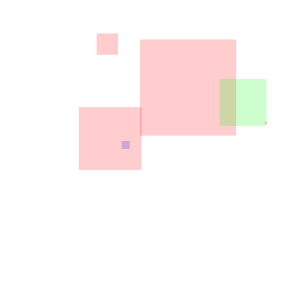
Frame 1 (no input)
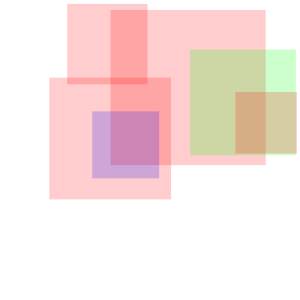
Frame 60 (the mouse pressed at the canvas centre just before this capture)
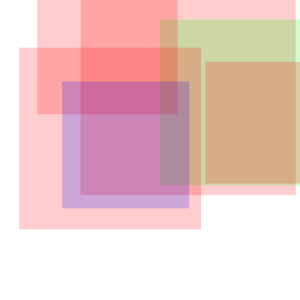
Frame 120 (the mouse held since frame 60 and released just before this capture)

The Processing sketch that drew these frames (run headless with seeded random() and noise(); from frame 60 on, the mouse is pressed at the canvas centre):

// Processing sketch: processing_21591
// ── processing_21591.pde

int num = 6;

Rectangle[] myRect = new Rectangle[num];
color[] Colors = new color[4];

void setup() {
  size(300,300);
  noStroke();
  smooth();

  Colors[0] = color(255,0,0,50);
  Colors[1] = color(0,255,0,50);
  Colors[2] = color(0,0,255,50);

  for(int i=0;i<myRect.length;i++) {
    myRect[i] = new Rectangle();
  }
}

void draw() {
  background(255);

  for(int i=0; i < myRect.length; i++) {
    myRect[i].update();
    myRect[i].draw();
  }
}

class Rectangle {
  float x = random(20,width - 20);
  float y = random(20,height -20);
  float Size = random(100);
  color colorPicker = Colors[floor(random(0,3))];


  Rectangle () {
  }

  void update() {
    Size++;
    if(this.Size > height) {
      this.Size = 0;
      x = random(0,width);
      y = random(0,height);
    }
  }

  void draw() {
    rectMode(CENTER);
    fill(colorPicker);
    rect(x,y,Size,Size);
  }
}
